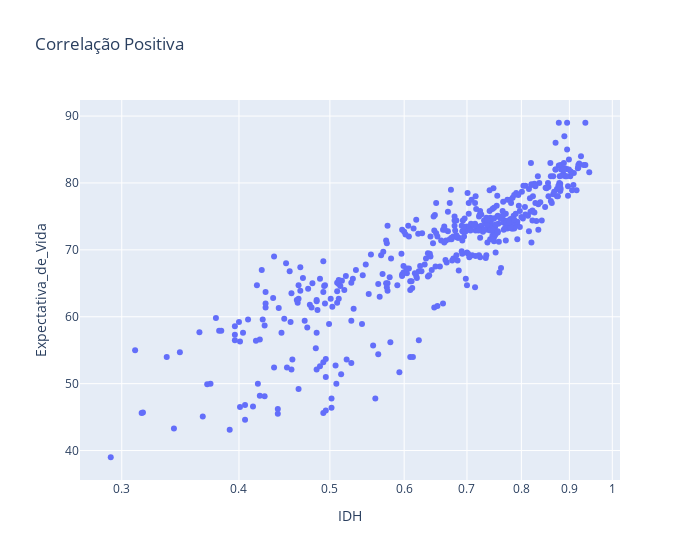

The code cell stored with this chart in its notebook:
### Code cell
# dividindo o dataframe 500 linhas para melhorar visualização
df_sample = df.sample(n=500)
# gerando gráfico com plotly para melhorá interação com os dados
#plt.title('Exemplo de correlação positiva')
fig  = px.scatter(df_sample, x='IDH', y = 'Expectativa_de_Vida', log_x = True, width = 700,hover_name = "PaIs", title='Correlação Positiva')
#layout = px.Layout(title='Preços por ano de construção')
#fig.get_figure().savefig("Correlação_positiva.png")
fig

### Figure 1 — Plotly figure (JSON) as saved in the notebook; plotly's stock layout.template omitted (floating-point values rounded to 4 significant figures; data arrays with more than 128 entries replaced by an {"elided": "..."} marker saying what was removed)
{"data": [{"hovertemplate": "<b>%{hovertext}</b><br><br>IDH=%{x}<br>Expectativa_de_Vida=%{y}<extra></extra>", "hovertext": {"elided": "500 str values"}, "legendgroup": "", "marker": {"color": "#636efa", "symbol": "circle"}, "mode": "markers", "name": "", "orientation": "v", "showlegend": false, "type": "scatter", "x": {"elided": "500 float values"}, "xaxis": "x", "y": {"elided": "500 float values"}, "yaxis": "y"}], "layout": {"legend": {"tracegroupgap": 0}, "title": {"text": "Correlação Positiva"}, "width": 700, "xaxis": {"anchor": "y", "domain": [0, 1], "title": {"text": "IDH"}, "type": "log"}, "yaxis": {"anchor": "x", "domain": [0, 1], "title": {"text": "Expectativa_de_Vida"}}}}
